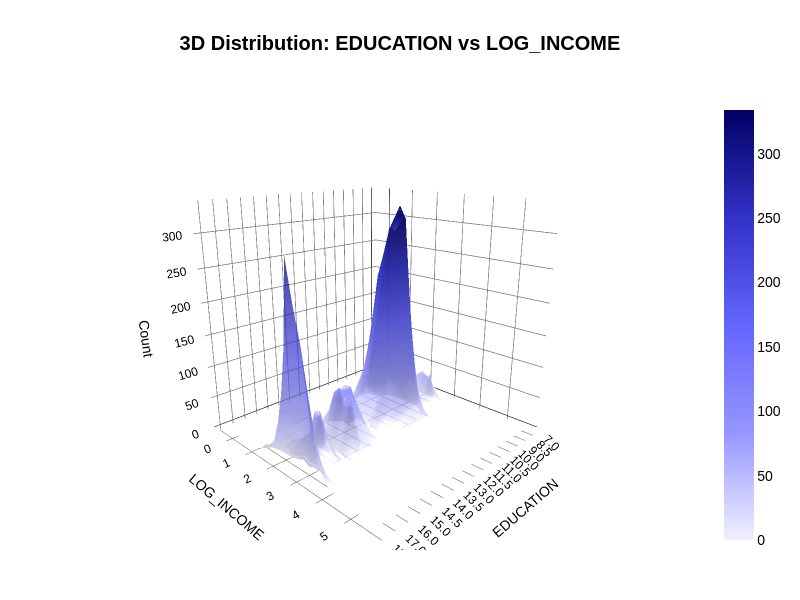

Write notebook code for a chart like this one.
### Markdown cell above
# 3D plot of variables

### Code cell
def plot_3d_mountain(df, x_var='EDUCATION', y_var='LOG_INCOME', nbins_y=30):

    x = df[x_var].dropna()
    y = df[y_var].dropna()
    common_idx = x.index.intersection(y.index)
    x = x.loc[common_idx]
    y = y.loc[common_idx]
    
    # Encode EDUCATION
    if not np.issubdtype(x.dtype, np.number):
        x_encoded, x_uniques = pd.factorize(x)
    else:
        x_encoded = x.values
        x_uniques = np.unique(x)
    
    # 2D histogram
    hist, xedges, yedges = np.histogram2d(x_encoded, y, bins=[len(x_uniques), nbins_y])
    hist = hist.astype(float)
    x_centers = np.arange(len(x_uniques))
    y_centers = 0.5 * (yedges[1:] + yedges[:-1])

    print("Min count:", np.min(hist), "Max count:", np.max(hist))


    custom_colorscale = [
        [0.0, 'rgb(240, 240, 255)'],  # Light base
        [0.25, 'rgb(150, 150, 255)'],
        [0.5, 'rgb(100, 100, 255)'],
        [0.75, 'rgb(50, 50, 200)'],
        [1.0, 'rgb(0, 0, 100)']       # Dark peak
    ]


    fig = go.Figure(data=[
        go.Surface(
            z=hist.T,
            x=x_centers,
            y=y_centers,
            colorscale=custom_colorscale,
            showscale=True,
            cmin=0,
            cmax=np.max(hist) if np.max(hist) > 0 else 1,
            opacity=0.85,
            lighting=dict(
                ambient=0.8,
                diffuse=0.9,
                specular=0.5,
                roughness=0.5,
                fresnel=0.5
            ),
            hovertemplate=f'{x_var}: %{{x}}<br>{y_var}: %{{y}}<br>Count: %{{z}}<extra></extra>'
        )
    ])

    # Update layout
    fig.update_layout(
        title=dict(
            text=f"<b>3D Distribution: {x_var} vs {y_var}</b>",
            font=dict(size=20),
            x=0.5,
            xanchor='center'
        ),
        scene=dict(
            xaxis_title=x_var,
            yaxis_title=y_var,
            zaxis_title='Count',
            xaxis=dict(
                tickmode='array',
                tickvals=x_centers,
                ticktext=[str(val)[:15] for val in x_uniques], 
                tickangle=45,
                backgroundcolor='rgba(230, 230, 230, 0.5)',
                gridcolor='gray',
                showbackground=True,
                zerolinecolor='black',
                color='black',
                titlefont=dict(size=14),
                tickfont=dict(size=12)
            ),
            yaxis=dict(
                backgroundcolor='rgba(230, 230, 230, 0.5)',
                gridcolor='gray',
                showbackground=True,
                zerolinecolor='black',
                color='black',
                titlefont=dict(size=14),
                tickfont=dict(size=12)
            ),
            zaxis=dict(
                backgroundcolor='rgba(230, 230, 230, 0.5)',
                gridcolor='gray',
                showbackground=True,
                zerolinecolor='black',
                color='black',
                titlefont=dict(size=14),
                tickfont=dict(size=12)
            ),
            camera=dict(
                eye=dict(x=1.5, y=1.5, z=0.7)  
            )
        ),
        font=dict(family="Arial", color="black", size=14),
        paper_bgcolor='white',
        plot_bgcolor='white',
        width=800,
        height=600,
        margin=dict(l=50, r=50, t=100, b=50),
        showlegend=False
    )

    fig.show()


plot_3d_mountain(df)

### Figure 1 — Plotly figure (JSON) as saved in the notebook; plotly's stock layout.template omitted (floating-point values rounded to 4 significant figures; data arrays with more than 128 entries replaced by an {"elided": "..."} marker saying what was removed)
{"data": [{"cmax": 334, "cmin": 0, "colorscale": [[0, "rgb(240, 240, 255)"], [0.25, "rgb(150, 150, 255)"], [0.5, "rgb(100, 100, 255)"], [0.75, "rgb(50, 50, 200)"], [1, "rgb(0, 0, 100)"]], "hovertemplate": "EDUCATION: %{x}<br>LOG_INCOME: %{y}<br>Count: %{z}<extra></extra>", "lighting": {"ambient": 0.8, "diffuse": 0.9, "fresnel": 0.5, "roughness": 0.5, "specular": 0.5}, "opacity": 0.85, "showscale": true, "type": "surface", "x": [0, 1, 2, 3, 4, 5, 6, 7, 8, 9, 10, 11, 12, 13, 14, 15], "y": [-0.4536, -0.2385, -0.0235, 0.1916, 0.4066, 0.6217, 0.8367, 1.052, 1.267, 1.482, 1.697, 1.912, 2.127, 2.342, 2.557, 2.772, 2.987, 3.202, 3.417, 3.632, 3.847, 4.062, 4.278, 4.493, 4.708, 4.923, 5.138, 5.353, 5.568, 5.783], "z": {"elided": "30x16 int values"}}], "layout": {"font": {"color": "black", "family": "Arial", "size": 14}, "height": 600, "margin": {"b": 50, "l": 50, "r": 50, "t": 100}, "paper_bgcolor": "white", "plot_bgcolor": "white", "scene": {"camera": {"eye": {"x": 1.5, "y": 1.5, "z": 0.7}}, "xaxis": {"backgroundcolor": "rgba(230, 230, 230, 0.5)", "color": "black", "gridcolor": "gray", "showbackground": true, "tickangle": 45, "tickfont": {"size": 12}, "tickmode": "array", "ticktext": ["7.0", "8.5", "9.0", "10.0", "10.5", "11.0", "11.5", "12.0", "13.0", "13.5", "14.0", "14.5", "15.0", "16.0", "17.0", "18.0"], "tickvals": [0, 1, 2, 3, 4, 5, 6, 7, 8, 9, 10, 11, 12, 13, 14, 15], "title": {"font": {"size": 14}, "text": "EDUCATION"}, "zerolinecolor": "black"}, "yaxis": {"backgroundcolor": "rgba(230, 230, 230, 0.5)", "color": "black", "gridcolor": "gray", "showbackground": true, "tickfont": {"size": 12}, "title": {"font": {"size": 14}, "text": "LOG_INCOME"}, "zerolinecolor": "black"}, "zaxis": {"backgroundcolor": "rgba(230, 230, 230, 0.5)", "color": "black", "gridcolor": "gray", "showbackground": true, "tickfont": {"size": 12}, "title": {"font": {"size": 14}, "text": "Count"}, "zerolinecolor": "black"}}, "showlegend": false, "title": {"font": {"size": 20}, "text": "<b>3D Distribution: EDUCATION vs LOG_INCOME</b>", "x": 0.5, "xanchor": "center"}, "width": 800}}
